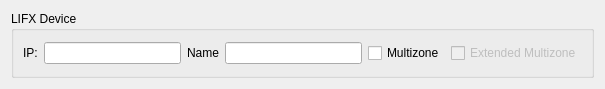
<?xml version="1.0" encoding="UTF-8"?>
<ui version="4.0">
 <class>LIFXSettingsEntry</class>
 <widget class="QWidget" name="LIFXSettingsEntry">
  <property name="geometry">
   <rect>
    <x>0</x>
    <y>0</y>
    <width>605</width>
    <height>89</height>
   </rect>
  </property>
  <property name="sizePolicy">
   <sizepolicy hsizetype="Expanding" vsizetype="Expanding">
    <horstretch>0</horstretch>
    <verstretch>0</verstretch>
   </sizepolicy>
  </property>
  <property name="windowTitle">
   <string notr="true">LIFX Settings Entry</string>
  </property>
  <layout class="QGridLayout" name="gridLayout">
   <item row="1" column="0" colspan="2">
    <widget class="QGroupBox" name="groupBox">
     <property name="title">
      <string>LIFX Device</string>
     </property>
     <layout class="QGridLayout" name="gridLayout_2">
      <item row="1" column="3">
       <widget class="QLineEdit" name="IPEdit"/>
      </item>
      <item row="1" column="6">
       <widget class="QCheckBox" name="MultizoneCheckBox">
        <property name="text">
         <string>Multizone</string>
        </property>
       </widget>
      </item>
      <item row="1" column="0">
       <widget class="QLabel" name="IPLabel">
        <property name="text">
         <string>IP:</string>
        </property>
       </widget>
      </item>
      <item row="1" column="4">
       <widget class="QLabel" name="NameLabel">
        <property name="text">
         <string>Name</string>
        </property>
       </widget>
      </item>
      <item row="1" column="5">
       <widget class="QLineEdit" name="NameEdit"/>
      </item>
      <item row="1" column="7">
       <widget class="QCheckBox" name="ExtendedMultizoneCheckBox">
        <property name="enabled">
         <bool>false</bool>
        </property>
        <property name="text">
         <string>Extended Multizone</string>
        </property>
       </widget>
      </item>
     </layout>
    </widget>
   </item>
  </layout>
 </widget>
 <tabstops>
  <tabstop>IPEdit</tabstop>
 </tabstops>
 <resources/>
 <connections/>
</ui>
